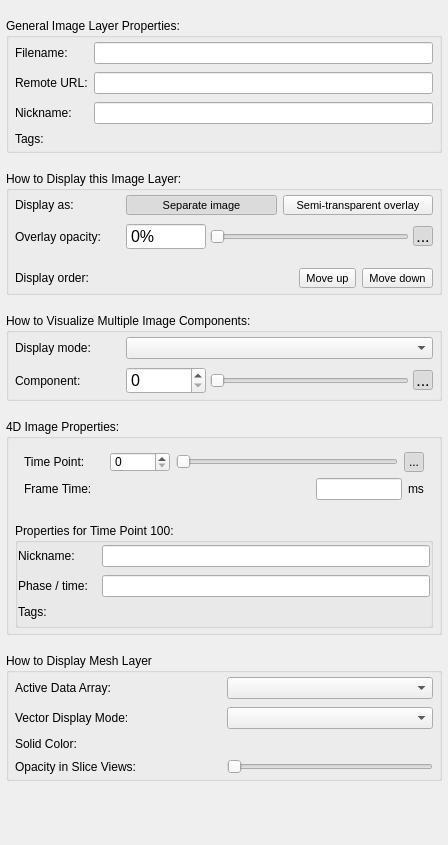
<?xml version="1.0" encoding="UTF-8"?>
<ui version="4.0">
 <class>GeneralLayerInspector</class>
 <widget class="QWidget" name="GeneralLayerInspector">
  <property name="geometry">
   <rect>
    <x>0</x>
    <y>0</y>
    <width>448</width>
    <height>845</height>
   </rect>
  </property>
  <property name="windowTitle">
   <string>Form</string>
  </property>
  <property name="styleSheet">
   <string notr="true">QGroupBox {
  background-origin: content;
  margin-top: 15px;
  font-weight: bold;
  font-size: 12px;
  background-color: palette(midlight);
  padding: 5px;
  border-radius: 2px;
  border-width: 1px;
  border-style: solid;
  border-color: rgb(128,128,128);
}

QGroupBox::title {
  subcontrol-origin: 	margin;
  subcontrol-position: top left;
}

QGroupBox &gt; QGroupBox {
  background-origin: content;
  margin-top: 15px;
  font-weight: normal;
  font-size: 12px;
  font-family: helvetica;
  background-color: palette(midlight);
  padding: 5px;
  border-radius: 0px;
  border-top: 1px solid rgb(128,128,128);
  border-left: none;
  border-right:none;
  border-bottom:none;
}</string>
  </property>
  <layout class="QVBoxLayout" name="verticalLayout_2">
   <property name="spacing">
    <number>18</number>
   </property>
   <property name="leftMargin">
    <number>6</number>
   </property>
   <property name="topMargin">
    <number>18</number>
   </property>
   <property name="rightMargin">
    <number>6</number>
   </property>
   <property name="bottomMargin">
    <number>6</number>
   </property>
   <item>
    <widget class="QGroupBox" name="grpInfo">
     <property name="enabled">
      <bool>true</bool>
     </property>
     <property name="styleSheet">
      <string notr="true">QToolButton {
font-size:11px;
}</string>
     </property>
     <property name="title">
      <string>General Image Layer Properties:</string>
     </property>
     <layout class="QGridLayout" name="gridLayout_3" rowstretch="0,0,0">
      <property name="leftMargin">
       <number>6</number>
      </property>
      <property name="topMargin">
       <number>4</number>
      </property>
      <property name="rightMargin">
       <number>6</number>
      </property>
      <property name="bottomMargin">
       <number>4</number>
      </property>
      <property name="horizontalSpacing">
       <number>6</number>
      </property>
      <property name="verticalSpacing">
       <number>8</number>
      </property>
      <item row="0" column="1">
       <widget class="QLineEdit" name="outFilename">
        <property name="toolTip">
         <string>&lt;html&gt;&lt;head/&gt;&lt;body&gt;&lt;p&gt;This is the filename from which the image was loaded. This is a read-only field.  However, you can save the image to a different file using this dialog.&lt;/p&gt;&lt;/body&gt;&lt;/html&gt;</string>
        </property>
        <property name="readOnly">
         <bool>true</bool>
        </property>
       </widget>
      </item>
      <item row="0" column="0">
       <widget class="QLabel" name="label_5">
        <property name="text">
         <string>Filename:</string>
        </property>
       </widget>
      </item>
      <item row="1" column="0">
       <widget class="QLabel" name="lblRemoteURL">
        <property name="text">
         <string>Remote URL:</string>
        </property>
       </widget>
      </item>
      <item row="1" column="1">
       <widget class="QLineEdit" name="outRemoteURL">
        <property name="toolTip">
         <string>The original remote URL from which this layer was loaded.</string>
        </property>
        <property name="readOnly">
         <bool>true</bool>
        </property>
       </widget>
      </item>
      <item row="2" column="0">
       <widget class="QLabel" name="label_6">
        <property name="text">
         <string>Nickname:</string>
        </property>
       </widget>
      </item>
      <item row="2" column="1">
       <widget class="QLineEdit" name="inNickname">
        <property name="toolTip">
         <string>&lt;html&gt;&lt;head/&gt;&lt;body&gt;&lt;p&gt;Edit this field to assign a short nickname to this image. This information can be saved in the workspace. &lt;/p&gt;&lt;/body&gt;&lt;/html&gt;</string>
        </property>
       </widget>
      </item>
      <item row="3" column="0">
       <widget class="QLabel" name="label_7">
        <property name="text">
         <string>Tags:</string>
        </property>
       </widget>
      </item>
      <item row="3" column="1">
       <widget class="TagListWidget" name="tagsWidget" native="true">
        <property name="focusPolicy">
         <enum>Qt::FocusPolicy::StrongFocus</enum>
        </property>
        <property name="toolTip">
         <string>One or more textual tags can be assigned to an image layer. Tags are not used directly by ITK-SNAP but may be used to inform other software of the meaning of different layers. Type in words separated by commas to create tags. </string>
        </property>
       </widget>
      </item>
     </layout>
    </widget>
   </item>
   <item>
    <widget class="QGroupBox" name="grpSecondary">
     <property name="enabled">
      <bool>true</bool>
     </property>
     <property name="styleSheet">
      <string notr="true">QToolButton {
font-size:11px;
}</string>
     </property>
     <property name="title">
      <string>How to Display this Image Layer:</string>
     </property>
     <layout class="QGridLayout" name="gridLayout_2" rowstretch="0,0,0,0" columnminimumwidth="105,0">
      <property name="leftMargin">
       <number>6</number>
      </property>
      <property name="topMargin">
       <number>4</number>
      </property>
      <property name="rightMargin">
       <number>6</number>
      </property>
      <property name="bottomMargin">
       <number>4</number>
      </property>
      <property name="horizontalSpacing">
       <number>6</number>
      </property>
      <property name="verticalSpacing">
       <number>8</number>
      </property>
      <item row="1" column="1">
       <widget class="QWidget" name="grpOpacity" native="true">
        <property name="styleSheet">
         <string notr="true">font-size:12pt;</string>
        </property>
        <layout class="QHBoxLayout" name="horizontalLayout_4">
         <property name="spacing">
          <number>4</number>
         </property>
         <property name="leftMargin">
          <number>0</number>
         </property>
         <property name="topMargin">
          <number>0</number>
         </property>
         <property name="rightMargin">
          <number>0</number>
         </property>
         <property name="bottomMargin">
          <number>0</number>
         </property>
         <item>
          <widget class="QSpinBox" name="inOpacityValue">
           <property name="minimumSize">
            <size>
             <width>80</width>
             <height>0</height>
            </size>
           </property>
           <property name="toolTip">
            <string>&lt;html&gt;&lt;head/&gt;&lt;body&gt;&lt;p&gt;Adjust the opacity of the image when it is displayed as a semi-transparent overlay.&lt;/p&gt;&lt;/body&gt;&lt;/html&gt;</string>
           </property>
           <property name="buttonSymbols">
            <enum>QAbstractSpinBox::ButtonSymbols::NoButtons</enum>
           </property>
           <property name="suffix">
            <string>%</string>
           </property>
           <property name="maximum">
            <number>100</number>
           </property>
          </widget>
         </item>
         <item>
          <widget class="QSlider" name="inOpacity">
           <property name="toolTip">
            <string>&lt;html&gt;&lt;head/&gt;&lt;body&gt;&lt;p&gt;Adjust the opacity of the image when it is displayed as a semi-transparent overlay.&lt;/p&gt;&lt;/body&gt;&lt;/html&gt;</string>
           </property>
           <property name="maximum">
            <number>100</number>
           </property>
           <property name="orientation">
            <enum>Qt::Orientation::Horizontal</enum>
           </property>
           <property name="tickPosition">
            <enum>QSlider::TickPosition::NoTicks</enum>
           </property>
           <property name="tickInterval">
            <number>25</number>
           </property>
          </widget>
         </item>
         <item>
          <widget class="QToolButton" name="btnVisible">
           <property name="maximumSize">
            <size>
             <width>20</width>
             <height>20</height>
            </size>
           </property>
           <property name="toolTip">
            <string>&lt;html&gt;&lt;head/&gt;&lt;body&gt;&lt;p&gt;Toggle the visibility of the image when it is displayed as a semi-transparent overlay.&lt;/p&gt;&lt;/body&gt;&lt;/html&gt;</string>
           </property>
           <property name="text">
            <string>...</string>
           </property>
           <property name="icon">
            <iconset resource="../Resources/SNAPResources.qrc">
             <normaloff>:/root/icons8_invisible_12.png</normaloff>
             <normalon>:/root/icons8_visible_12.png</normalon>:/root/icons8_invisible_12.png</iconset>
           </property>
           <property name="iconSize">
            <size>
             <width>12</width>
             <height>12</height>
            </size>
           </property>
           <property name="checkable">
            <bool>true</bool>
           </property>
           <property name="checked">
            <bool>true</bool>
           </property>
           <property name="autoRaise">
            <bool>true</bool>
           </property>
          </widget>
         </item>
        </layout>
       </widget>
      </item>
      <item row="0" column="1">
       <widget class="QWidget" name="grpOverlayChecks" native="true">
        <property name="styleSheet">
         <string notr="true"/>
        </property>
        <layout class="QHBoxLayout" name="horizontalLayout_5" stretch="1,1">
         <property name="spacing">
          <number>6</number>
         </property>
         <property name="leftMargin">
          <number>0</number>
         </property>
         <property name="topMargin">
          <number>0</number>
         </property>
         <property name="rightMargin">
          <number>0</number>
         </property>
         <property name="bottomMargin">
          <number>0</number>
         </property>
         <item>
          <widget class="QToolButton" name="btnUnpin">
           <property name="sizePolicy">
            <sizepolicy hsizetype="Minimum" vsizetype="Fixed">
             <horstretch>0</horstretch>
             <verstretch>0</verstretch>
            </sizepolicy>
           </property>
           <property name="toolTip">
            <string>&lt;html&gt;&lt;head/&gt;&lt;body&gt;&lt;p&gt;&lt;span style=&quot; font-size:11pt;&quot;&gt;Display this image side by side with the main image.&lt;/span&gt;&lt;/p&gt;&lt;p&gt;&lt;br/&gt;&lt;/p&gt;&lt;p&gt;&lt;span style=&quot; font-size:11pt;&quot;&gt;This optoin is best suited for anatomical images, e.g., when displaying T1-weighted and T2-weighted MRI scans of the same subject.&lt;/span&gt;&lt;/p&gt;&lt;/body&gt;&lt;/html&gt;</string>
           </property>
           <property name="text">
            <string>Separate image</string>
           </property>
           <property name="icon">
            <iconset resource="../Resources/SNAPResources.qrc">
             <normaloff>:/root/icons8_unpin_12.png</normaloff>:/root/icons8_unpin_12.png</iconset>
           </property>
           <property name="iconSize">
            <size>
             <width>12</width>
             <height>12</height>
            </size>
           </property>
           <property name="checkable">
            <bool>true</bool>
           </property>
           <property name="checked">
            <bool>true</bool>
           </property>
           <property name="autoExclusive">
            <bool>true</bool>
           </property>
           <property name="toolButtonStyle">
            <enum>Qt::ToolButtonStyle::ToolButtonTextBesideIcon</enum>
           </property>
          </widget>
         </item>
         <item>
          <widget class="QToolButton" name="btnPin">
           <property name="sizePolicy">
            <sizepolicy hsizetype="Minimum" vsizetype="Fixed">
             <horstretch>0</horstretch>
             <verstretch>0</verstretch>
            </sizepolicy>
           </property>
           <property name="toolTip">
            <string>&lt;html&gt;&lt;head/&gt;&lt;body&gt;&lt;p&gt;&lt;span style=&quot; font-size:11pt;&quot;&gt;Display this image as a semi-transparent overlay over other images.&lt;/span&gt;&lt;/p&gt;&lt;p&gt;&lt;br/&gt;&lt;/p&gt;&lt;p&gt;&lt;span style=&quot; font-size:11pt;&quot;&gt;This option is best for statistical maps. You can control the overall opacity of the overlay in this window, or customize the color map for partial opacity effects. &lt;/span&gt;&lt;/p&gt;&lt;/body&gt;&lt;/html&gt;</string>
           </property>
           <property name="text">
            <string>Semi-transparent overlay</string>
           </property>
           <property name="icon">
            <iconset resource="../Resources/SNAPResources.qrc">
             <normaloff>:/root/icons8_pin_12.png</normaloff>:/root/icons8_pin_12.png</iconset>
           </property>
           <property name="iconSize">
            <size>
             <width>12</width>
             <height>12</height>
            </size>
           </property>
           <property name="checkable">
            <bool>true</bool>
           </property>
           <property name="autoExclusive">
            <bool>true</bool>
           </property>
           <property name="toolButtonStyle">
            <enum>Qt::ToolButtonStyle::ToolButtonTextBesideIcon</enum>
           </property>
          </widget>
         </item>
        </layout>
       </widget>
      </item>
      <item row="3" column="1">
       <widget class="QWidget" name="widget" native="true">
        <layout class="QHBoxLayout" name="horizontalLayout">
         <property name="leftMargin">
          <number>0</number>
         </property>
         <property name="topMargin">
          <number>0</number>
         </property>
         <property name="rightMargin">
          <number>0</number>
         </property>
         <property name="bottomMargin">
          <number>0</number>
         </property>
         <item>
          <spacer name="horizontalSpacer">
           <property name="orientation">
            <enum>Qt::Orientation::Horizontal</enum>
           </property>
           <property name="sizeHint" stdset="0">
            <size>
             <width>40</width>
             <height>20</height>
            </size>
           </property>
          </spacer>
         </item>
         <item>
          <widget class="QToolButton" name="btnUp">
           <property name="toolTip">
            <string>&lt;html&gt;&lt;head/&gt;&lt;body&gt;&lt;p&gt;&lt;span style=&quot; font-size:11pt;&quot;&gt;Place this image layer earlier in the workspace. This affects the order in which the layers are layed out and rendered. The order is most important when more than one semi-transparent overlay is loaded.&lt;/span&gt;&lt;/p&gt;&lt;/body&gt;&lt;/html&gt;</string>
           </property>
           <property name="text">
            <string>Move up</string>
           </property>
           <property name="icon">
            <iconset resource="../Resources/SNAPResources.qrc">
             <normaloff>:/root/icons8_up_12.png</normaloff>:/root/icons8_up_12.png</iconset>
           </property>
           <property name="iconSize">
            <size>
             <width>12</width>
             <height>12</height>
            </size>
           </property>
           <property name="toolButtonStyle">
            <enum>Qt::ToolButtonStyle::ToolButtonTextBesideIcon</enum>
           </property>
          </widget>
         </item>
         <item alignment="Qt::AlignmentFlag::AlignRight">
          <widget class="QToolButton" name="btnDown">
           <property name="toolTip">
            <string>&lt;html&gt;&lt;head/&gt;&lt;body&gt;&lt;p&gt;&lt;span style=&quot; font-size:11pt;&quot;&gt;Place this image layer later in the workspace. This affects the order in which the layers are layed out and rendered. The order is most important when more than one semi-transparent overlay is loaded.&lt;/span&gt;&lt;/p&gt;&lt;/body&gt;&lt;/html&gt;</string>
           </property>
           <property name="text">
            <string>Move down</string>
           </property>
           <property name="icon">
            <iconset resource="../Resources/SNAPResources.qrc">
             <normaloff>:/root/icons8_down_12.png</normaloff>:/root/icons8_down_12.png</iconset>
           </property>
           <property name="iconSize">
            <size>
             <width>12</width>
             <height>12</height>
            </size>
           </property>
           <property name="toolButtonStyle">
            <enum>Qt::ToolButtonStyle::ToolButtonTextBesideIcon</enum>
           </property>
          </widget>
         </item>
        </layout>
       </widget>
      </item>
      <item row="0" column="0">
       <widget class="QLabel" name="lblOverlayMode">
        <property name="text">
         <string>Display as:</string>
        </property>
       </widget>
      </item>
      <item row="2" column="0">
       <spacer name="verticalSpacer_2">
        <property name="orientation">
         <enum>Qt::Orientation::Vertical</enum>
        </property>
        <property name="sizeType">
         <enum>QSizePolicy::Policy::Fixed</enum>
        </property>
        <property name="sizeHint" stdset="0">
         <size>
          <width>20</width>
          <height>10</height>
         </size>
        </property>
       </spacer>
      </item>
      <item row="3" column="0">
       <widget class="QLabel" name="label_9">
        <property name="text">
         <string>Display order:</string>
        </property>
        <property name="wordWrap">
         <bool>true</bool>
        </property>
       </widget>
      </item>
      <item row="1" column="0">
       <widget class="QLabel" name="lblOpacity">
        <property name="styleSheet">
         <string notr="true"/>
        </property>
        <property name="text">
         <string>Overlay opacity:</string>
        </property>
        <property name="wordWrap">
         <bool>true</bool>
        </property>
       </widget>
      </item>
     </layout>
    </widget>
   </item>
   <item>
    <widget class="QGroupBox" name="grpMulticomponent">
     <property name="title">
      <string>How to Visualize Multiple Image Components:</string>
     </property>
     <layout class="QGridLayout" name="gridLayout" columnminimumwidth="105,0">
      <property name="leftMargin">
       <number>6</number>
      </property>
      <property name="topMargin">
       <number>4</number>
      </property>
      <property name="rightMargin">
       <number>6</number>
      </property>
      <property name="bottomMargin">
       <number>4</number>
      </property>
      <property name="horizontalSpacing">
       <number>6</number>
      </property>
      <property name="verticalSpacing">
       <number>8</number>
      </property>
      <item row="0" column="0">
       <widget class="QLabel" name="label">
        <property name="text">
         <string>Display mode:</string>
        </property>
       </widget>
      </item>
      <item row="0" column="1">
       <widget class="QComboBox" name="inMode">
        <property name="toolTip">
         <string>&lt;html&gt;&lt;head/&gt;&lt;body&gt;&lt;p&gt;Multi-component images have more than one value for each voxel. These values may represent measurements taken at different time points, different chromatic components, etc. ITK-SNAP offers multiple ways to visualize this multi-dimensional information. You can choose to visualize just one component, or a summary function of the components, such as magnitude, average, or maximum. In the special case of three-component images, the components can be rendered as red, green and blue channels (RGB).&lt;/p&gt;&lt;/body&gt;&lt;/html&gt;</string>
        </property>
       </widget>
      </item>
      <item row="1" column="1">
       <widget class="QWidget" name="grpComponent" native="true">
        <property name="minimumSize">
         <size>
          <width>0</width>
          <height>20</height>
         </size>
        </property>
        <property name="styleSheet">
         <string notr="true">font-size:12pt;</string>
        </property>
        <layout class="QHBoxLayout" name="horizontalLayout_2">
         <property name="spacing">
          <number>4</number>
         </property>
         <property name="leftMargin">
          <number>0</number>
         </property>
         <property name="topMargin">
          <number>0</number>
         </property>
         <property name="rightMargin">
          <number>0</number>
         </property>
         <property name="bottomMargin">
          <number>0</number>
         </property>
         <item>
          <widget class="QSpinBox" name="inComponent">
           <property name="minimumSize">
            <size>
             <width>80</width>
             <height>0</height>
            </size>
           </property>
           <property name="toolTip">
            <string>&lt;html&gt;&lt;head/&gt;&lt;body&gt;&lt;p&gt;Select the image component to visualize.&lt;/p&gt;&lt;/body&gt;&lt;/html&gt;</string>
           </property>
          </widget>
         </item>
         <item>
          <widget class="QSlider" name="inComponentSlider">
           <property name="toolTip">
            <string>&lt;html&gt;&lt;head/&gt;&lt;body&gt;&lt;p&gt;Select the image component to visualize.&lt;/p&gt;&lt;/body&gt;&lt;/html&gt;</string>
           </property>
           <property name="orientation">
            <enum>Qt::Orientation::Horizontal</enum>
           </property>
          </widget>
         </item>
         <item>
          <widget class="QToolButton" name="btnAnimate">
           <property name="maximumSize">
            <size>
             <width>20</width>
             <height>20</height>
            </size>
           </property>
           <property name="toolTip">
            <string>&lt;html&gt;&lt;head/&gt;&lt;body&gt;&lt;p&gt;Toggle animation mode.&lt;/p&gt;&lt;p&gt;When enabled, the display will automatically loop over the image components at one-second intervals.&lt;/p&gt;&lt;/body&gt;&lt;/html&gt;</string>
           </property>
           <property name="text">
            <string>...</string>
           </property>
           <property name="icon">
            <iconset resource="../Resources/SNAPResources.qrc">
             <normaloff>:/root/icons8_film_reel_12.png</normaloff>:/root/icons8_film_reel_12.png</iconset>
           </property>
           <property name="iconSize">
            <size>
             <width>12</width>
             <height>12</height>
            </size>
           </property>
           <property name="checkable">
            <bool>true</bool>
           </property>
           <property name="checked">
            <bool>true</bool>
           </property>
           <property name="autoRaise">
            <bool>true</bool>
           </property>
          </widget>
         </item>
        </layout>
       </widget>
      </item>
      <item row="1" column="0">
       <widget class="QLabel" name="lblComponent">
        <property name="text">
         <string>Component:</string>
        </property>
       </widget>
      </item>
     </layout>
    </widget>
   </item>
   <item>
    <widget class="QGroupBox" name="grp4DProperties">
     <property name="title">
      <string>4D Image Properties:</string>
     </property>
     <layout class="QGridLayout" name="gridLayout_4">
      <property name="leftMargin">
       <number>6</number>
      </property>
      <property name="topMargin">
       <number>4</number>
      </property>
      <property name="rightMargin">
       <number>6</number>
      </property>
      <property name="bottomMargin">
       <number>4</number>
      </property>
      <property name="horizontalSpacing">
       <number>6</number>
      </property>
      <property name="verticalSpacing">
       <number>14</number>
      </property>
      <item row="0" column="1">
       <widget class="QWidget" name="grpTP" native="true">
        <property name="minimumSize">
         <size>
          <width>0</width>
          <height>20</height>
         </size>
        </property>
        <layout class="QVBoxLayout" name="verticalLayout_3">
         <item>
          <layout class="QHBoxLayout" name="horizontalLayout_3">
           <item>
            <widget class="QLabel" name="lblTP">
             <property name="sizePolicy">
              <sizepolicy hsizetype="Fixed" vsizetype="Fixed">
               <horstretch>0</horstretch>
               <verstretch>0</verstretch>
              </sizepolicy>
             </property>
             <property name="minimumSize">
              <size>
               <width>80</width>
               <height>20</height>
              </size>
             </property>
             <property name="maximumSize">
              <size>
               <width>80</width>
               <height>20</height>
              </size>
             </property>
             <property name="text">
              <string>Time Point: </string>
             </property>
            </widget>
           </item>
           <item>
            <widget class="QSpinBox" name="spinBoxTP">
             <property name="sizePolicy">
              <sizepolicy hsizetype="Fixed" vsizetype="Fixed">
               <horstretch>0</horstretch>
               <verstretch>0</verstretch>
              </sizepolicy>
             </property>
             <property name="minimumSize">
              <size>
               <width>60</width>
               <height>20</height>
              </size>
             </property>
             <property name="maximumSize">
              <size>
               <width>60</width>
               <height>20</height>
              </size>
             </property>
            </widget>
           </item>
           <item>
            <widget class="QSlider" name="sliderTP">
             <property name="minimumSize">
              <size>
               <width>0</width>
               <height>20</height>
              </size>
             </property>
             <property name="maximumSize">
              <size>
               <width>16777215</width>
               <height>20</height>
              </size>
             </property>
             <property name="orientation">
              <enum>Qt::Orientation::Horizontal</enum>
             </property>
            </widget>
           </item>
           <item>
            <widget class="QToolButton" name="btn4DReplay">
             <property name="maximumSize">
              <size>
               <width>20</width>
               <height>20</height>
              </size>
             </property>
             <property name="toolTip">
              <string>&lt;html&gt;&lt;head/&gt;&lt;body&gt;&lt;p&gt;Toggle animation mode.&lt;/p&gt;&lt;p&gt;When enabled, the display will automatically loop over the image components at one-second intervals.&lt;/p&gt;&lt;/body&gt;&lt;/html&gt;</string>
             </property>
             <property name="text">
              <string>...</string>
             </property>
             <property name="icon">
              <iconset resource="../Resources/SNAPResources.qrc">
               <normaloff>:/root/icons8_film_reel_12.png</normaloff>:/root/icons8_film_reel_12.png</iconset>
             </property>
             <property name="iconSize">
              <size>
               <width>12</width>
               <height>12</height>
              </size>
             </property>
             <property name="checkable">
              <bool>true</bool>
             </property>
             <property name="checked">
              <bool>true</bool>
             </property>
             <property name="autoRaise">
              <bool>true</bool>
             </property>
            </widget>
           </item>
          </layout>
         </item>
         <item>
          <layout class="QHBoxLayout" name="horizontalLayout_7">
           <item>
            <widget class="QLabel" name="label_2">
             <property name="text">
              <string>Frame Time:</string>
             </property>
            </widget>
           </item>
           <item>
            <spacer name="horizontalSpacer_2">
             <property name="orientation">
              <enum>Qt::Orientation::Horizontal</enum>
             </property>
             <property name="sizeHint" stdset="0">
              <size>
               <width>240</width>
               <height>20</height>
              </size>
             </property>
            </spacer>
           </item>
           <item>
            <widget class="QLineEdit" name="in4DReplayInterval"/>
           </item>
           <item>
            <widget class="QLabel" name="label_3">
             <property name="text">
              <string>ms</string>
             </property>
            </widget>
           </item>
          </layout>
         </item>
        </layout>
       </widget>
      </item>
      <item row="2" column="1">
       <widget class="QGroupBox" name="grpTPProperties">
        <property name="title">
         <string>Properties for Time Point 100:</string>
        </property>
        <layout class="QGridLayout" name="gridLayout_5">
         <property name="leftMargin">
          <number>0</number>
         </property>
         <property name="topMargin">
          <number>2</number>
         </property>
         <property name="rightMargin">
          <number>0</number>
         </property>
         <property name="bottomMargin">
          <number>6</number>
         </property>
         <property name="horizontalSpacing">
          <number>4</number>
         </property>
         <property name="verticalSpacing">
          <number>8</number>
         </property>
         <item row="0" column="0">
          <widget class="QLabel" name="lblTPNickname">
           <property name="sizePolicy">
            <sizepolicy hsizetype="Preferred" vsizetype="Fixed">
             <horstretch>0</horstretch>
             <verstretch>0</verstretch>
            </sizepolicy>
           </property>
           <property name="minimumSize">
            <size>
             <width>80</width>
             <height>20</height>
            </size>
           </property>
           <property name="maximumSize">
            <size>
             <width>80</width>
             <height>20</height>
            </size>
           </property>
           <property name="text">
            <string>Nickname:</string>
           </property>
          </widget>
         </item>
         <item row="2" column="0">
          <widget class="QLabel" name="lblTPTags">
           <property name="text">
            <string>Tags:</string>
           </property>
          </widget>
         </item>
         <item row="2" column="1">
          <widget class="TagListWidget" name="TPTagsWidget" native="true"/>
         </item>
         <item row="0" column="1">
          <widget class="QLineEdit" name="inTPNickname"/>
         </item>
         <item row="1" column="0">
          <widget class="QLabel" name="lblTPCardiacPhase">
           <property name="text">
            <string>Phase / time:</string>
           </property>
          </widget>
         </item>
         <item row="1" column="1">
          <widget class="QLineEdit" name="inTPCardiacPhase">
           <property name="readOnly">
            <bool>true</bool>
           </property>
           <property name="toolTip">
            <string>Cardiac phase (%R-R) of the current time point, for 4D gated series</string>
           </property>
          </widget>
         </item>
        </layout>
       </widget>
      </item>
     </layout>
    </widget>
   </item>
   <item>
    <widget class="QGroupBox" name="grpMesh">
     <property name="title">
      <string>How to Display Mesh Layer</string>
     </property>
     <layout class="QGridLayout" name="gridLayout_6" columnstretch="1,1">
      <property name="leftMargin">
       <number>6</number>
      </property>
      <property name="topMargin">
       <number>4</number>
      </property>
      <property name="rightMargin">
       <number>6</number>
      </property>
      <property name="bottomMargin">
       <number>4</number>
      </property>
      <property name="horizontalSpacing">
       <number>6</number>
      </property>
      <property name="verticalSpacing">
       <number>8</number>
      </property>
      <item row="0" column="1">
       <widget class="QComboBox" name="boxMeshDataName">
        <property name="currentIndex">
         <number>-1</number>
        </property>
       </widget>
      </item>
      <item row="1" column="1">
       <widget class="QComboBox" name="boxMeshVectorMode"/>
      </item>
      <item row="1" column="0">
       <widget class="QLabel" name="lblMeshVectorMode">
        <property name="text">
         <string>Vector Display Mode:</string>
        </property>
       </widget>
      </item>
      <item row="2" column="0">
       <widget class="QLabel" name="lblMeshSolidColor">
        <property name="text">
         <string>Solid Color:</string>
        </property>
       </widget>
      </item>
      <item row="2" column="1">
       <widget class="QWidget" name="boxMeshSolidColor" native="true">
        <layout class="QHBoxLayout" name="horizontalLayout_6" stretch="0,1">
         <property name="spacing">
          <number>0</number>
         </property>
         <property name="leftMargin">
          <number>0</number>
         </property>
         <property name="topMargin">
          <number>0</number>
         </property>
         <property name="rightMargin">
          <number>0</number>
         </property>
         <property name="bottomMargin">
          <number>0</number>
         </property>
         <item>
          <widget class="QColorButtonWidget" name="btnMeshSolidColor" native="true"/>
         </item>
         <item>
          <widget class="QWidget" name="widget_2" native="true"/>
         </item>
        </layout>
       </widget>
      </item>
      <item row="0" column="0">
       <widget class="QLabel" name="lblMeshDataName">
        <property name="text">
         <string>Active Data Array:</string>
        </property>
       </widget>
      </item>
      <item row="3" column="0">
       <widget class="QLabel" name="lblMeshSolidColor_2">
        <property name="text">
         <string>Opacity in Slice Views:</string>
        </property>
       </widget>
      </item>
      <item row="3" column="1">
       <widget class="QSlider" name="inMeshSliceOpacity">
        <property name="maximum">
         <number>100</number>
        </property>
        <property name="orientation">
         <enum>Qt::Orientation::Horizontal</enum>
        </property>
       </widget>
      </item>
     </layout>
    </widget>
   </item>
   <item>
    <spacer name="verticalSpacer">
     <property name="orientation">
      <enum>Qt::Orientation::Vertical</enum>
     </property>
     <property name="sizeHint" stdset="0">
      <size>
       <width>20</width>
       <height>40</height>
      </size>
     </property>
    </spacer>
   </item>
  </layout>
 </widget>
 <customwidgets>
  <customwidget>
   <class>TagListWidget</class>
   <extends>QWidget</extends>
   <header location="global">TagListWidget.h</header>
   <container>1</container>
  </customwidget>
  <customwidget>
   <class>QColorButtonWidget</class>
   <extends>QWidget</extends>
   <header location="global">QColorButtonWidget.h</header>
   <container>1</container>
  </customwidget>
 </customwidgets>
 <tabstops>
  <tabstop>outFilename</tabstop>
  <tabstop>inNickname</tabstop>
  <tabstop>tagsWidget</tabstop>
  <tabstop>btnUnpin</tabstop>
  <tabstop>btnPin</tabstop>
  <tabstop>inOpacityValue</tabstop>
  <tabstop>inOpacity</tabstop>
  <tabstop>btnVisible</tabstop>
  <tabstop>btnUp</tabstop>
  <tabstop>btnDown</tabstop>
  <tabstop>inMode</tabstop>
  <tabstop>inComponent</tabstop>
  <tabstop>inComponentSlider</tabstop>
  <tabstop>btnAnimate</tabstop>
 </tabstops>
 <resources>
  <include location="../Resources/SNAPResources.qrc"/>
 </resources>
 <connections/>
</ui>
